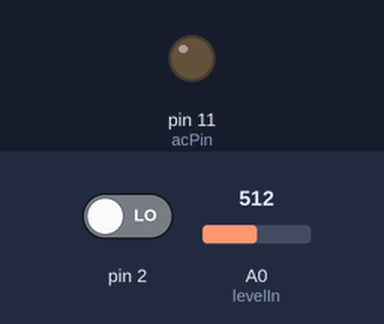
This sketch was run on a simulated Arduino Uno, built with avr-gcc and run on an emulated ATmega328P. Parts: output pins drawn as LEDs (lit = HIGH). The test bench sets the inputs (shaded band); at power-on: pin 2 LOW, A0 (levelIn) = 512.

Above: at 1.2 s.
1.3 s: pin 2 driven HIGH
At 2.3 s:
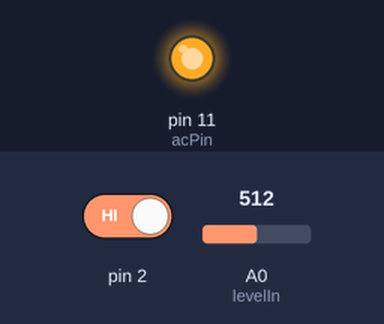
Timing chart, 0 to 4.3 s (numbered marks = the images above; inputs shaded):
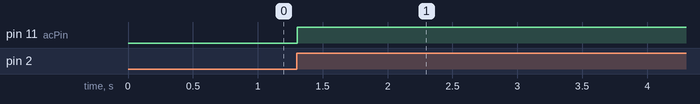

The sketch:

Regulator.ino
```cpp
#include <TimerOne.h>
int regCount = 0;
volatile int V;             // Variable to use as a counter of dimming steps. It is volatile since it is passed between interrupts
volatile boolean zero_cross; // Flag to indicate we have crossed zero
int acPin = 11;                 // Output to Opto Triac PWM wave
int levelIn = A0;                 // Dimming level input from Atmega main board
int dim = 128;                  // Dimming level (0-5)  0 = on, 128 = 0ff
int freqStep = 80;              // This is the delay-per-brightness step in microseconds. It allows for 128 steps
int stepCount = 128;


void setup() {  // Begin setup
  //Serial.begin(115200);
  pinMode(acPin, OUTPUT);
  attachInterrupt(0, zero_cross_detect, RISING);    // Attach an Interupt to Pin 2 (interupt 0) for Zero Cross Detection

  Timer1.initialize(freqStep);                      // Initialize TimerOne library for the freq we need
  Timer1.attachInterrupt(dim_check, freqStep);      // Go to dim_check procedure every 75 uS (50Hz)  or 65 uS (60Hz)
}

void zero_cross_detect()
{
  zero_cross = true;               // set flag for dim_check function that a zero cross has occured
  V = 0;                           // stepcounter to 0.... as we start a new cycle
  digitalWrite(acPin, LOW);
}

// Turn on the TRIAC at the appropriate time
// We arrive here every 75 (65) uS
// First check if a flag has been set
// Then check if the counter 'i' has reached the dimming level
// if so.... switch on the TRIAC and reset the counter

void dim_check()
{

  if (zero_cross == true)
  {
    if (V > dim)
    {
      digitalWrite(acPin, HIGH);  // turn on light
      V = 0; // reset time step counter
      zero_cross = false;  // reset zero cross detection flag
    }
    else {
      V = V + 1; // increment time step counter
    }
  }
}

void regulatorLoop()
{
  int sensorValue = analogRead(levelIn);
  int level = sensorValue * (128 / 1023.0);
  dim = level;
  //Serial.println(dim);
}


void loop()
{
  regulatorLoop();
  delay (50);
}
```

Measured:
- after the input at 1.3 s, pin 11 (acPin): LOW → HIGH at once
